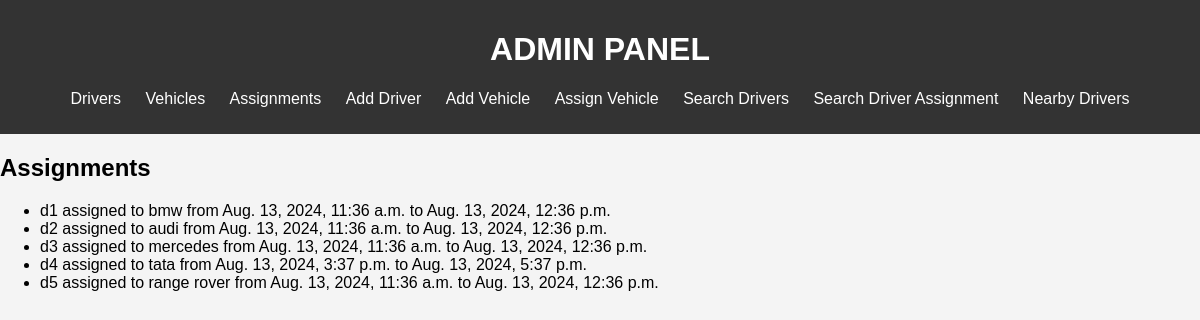
The page /api/admin/assignment_list/ on the database its author committed.
### mapping/models.py (models this page shows, shortened)
class Assignment(models.Model):
    driver = models.ForeignKey(Driver, on_delete=models.CASCADE)
    vehicle = models.ForeignKey(Vehicle, on_delete=models.CASCADE)
    start_time = models.DateTimeField()
    end_time = models.DateTimeField()
    assignment_request_status = models.CharField(max_length=10, default="SENT")

class Driver(models.Model):
    driver_id = models.AutoField(primary_key=True)
    name = models.CharField(max_length=255)
    email = models.EmailField(unique=True)
    phone = models.CharField(max_length=15, unique=True)
    location = models.CharField(max_length=255, blank=True, null=True)

class Vehicle(models.Model):
    vehicle_id = models.AutoField(primary_key=True)
    make_model = models.CharField(max_length=255)
    license_plate = models.CharField(max_length=20, unique=True)

### mapping/views.py (the view)
# urls.py: path('admin/assignment_list/', views.assignment_list, name='assignment_list'),
def assignment_list(request):
    assignments = Assignment.objects.all()
    return render(request, 'assignment_list.html', {'assignments': assignments})

### mapping/templates/assignment_list.html
{% extends 'base.html' %}
{% block content %}
    <h2>Assignments</h2>
    <ul>
        {% for assignment in assignments %}
            <li>{{ assignment.driver.name }} assigned to {{ assignment.vehicle.make_model }} from {{ assignment.start_time }} to {{ assignment.end_time }}</li>
        {% endfor %}
    </ul>
{% endblock %}

### mapping/templates/base.html (shortened to what this page needs)
<!DOCTYPE html>
<html lang="en">
<head>
</head>
<body>
    <header>
        <h1>ADMIN PANEL</h1>
        <nav>
            <ul>
                <li><a href="{% url 'driver_list' %}">Drivers</a></li>
                <li><a href="{% url 'vehicle_list' %}">Vehicles</a></li>
                <li><a href="{% url 'assignment_list' %}">Assignments</a></li>
                <li><a href="{% url 'create_driver' %}">Add Driver</a></li>
                <li><a href="{% url 'create_vehicle' %}">Add Vehicle</a></li>
                <li><a href="{% url 'create_assignment' %}">Assign Vehicle</a></li>
                <li><a href="{% url 'search_drivers' %}">Search Drivers</a></li>
                <li><a href="{% url 'assignments' %}">Search Driver Assignment</a></li>
                <li><a href="{% url 'nearby_drivers' %}">Nearby Drivers</a></li>
            </ul>
        </nav>
    </header>
    <main>
        {% block content %}
        {% endblock %}
    </main>
</body>
</html>

### mapping/templates/base.html (style rules this page uses)
body { font-family: Arial, sans-serif; margin: 0; padding: 0; background-color: #f4f4f4; }
header { background: #333; color: #fff; padding: 10px 0; text-align: center; }
nav ul { list-style: none; padding: 0; }
nav ul li { display: inline; margin: 0 10px; }
nav ul li a { color: #fff; text-decoration: none; }

### rows shown on the page
Assignment: driver.name "d1", vehicle.make_model "bmw", start_time "Aug. 13, 2024, 11:36 a.m.", end_time "Aug. 13, 2024, 12:36 p.m."
Assignment: driver.name "d2", vehicle.make_model "audi", start_time "Aug. 13, 2024, 11:36 a.m.", end_time "Aug. 13, 2024, 12:36 p.m."
Assignment: driver.name "d3", vehicle.make_model "mercedes", start_time "Aug. 13, 2024, 11:36 a.m.", end_time "Aug. 13, 2024, 12:36 p.m."
Assignment: driver.name "d4", vehicle.make_model "tata", start_time "Aug. 13, 2024, 3:37 p.m.", end_time "Aug. 13, 2024, 5:37 p.m."
Assignment: driver.name "d5", vehicle.make_model "range rover", start_time "Aug. 13, 2024, 11:36 a.m.", end_time "Aug. 13, 2024, 12:36 p.m."
